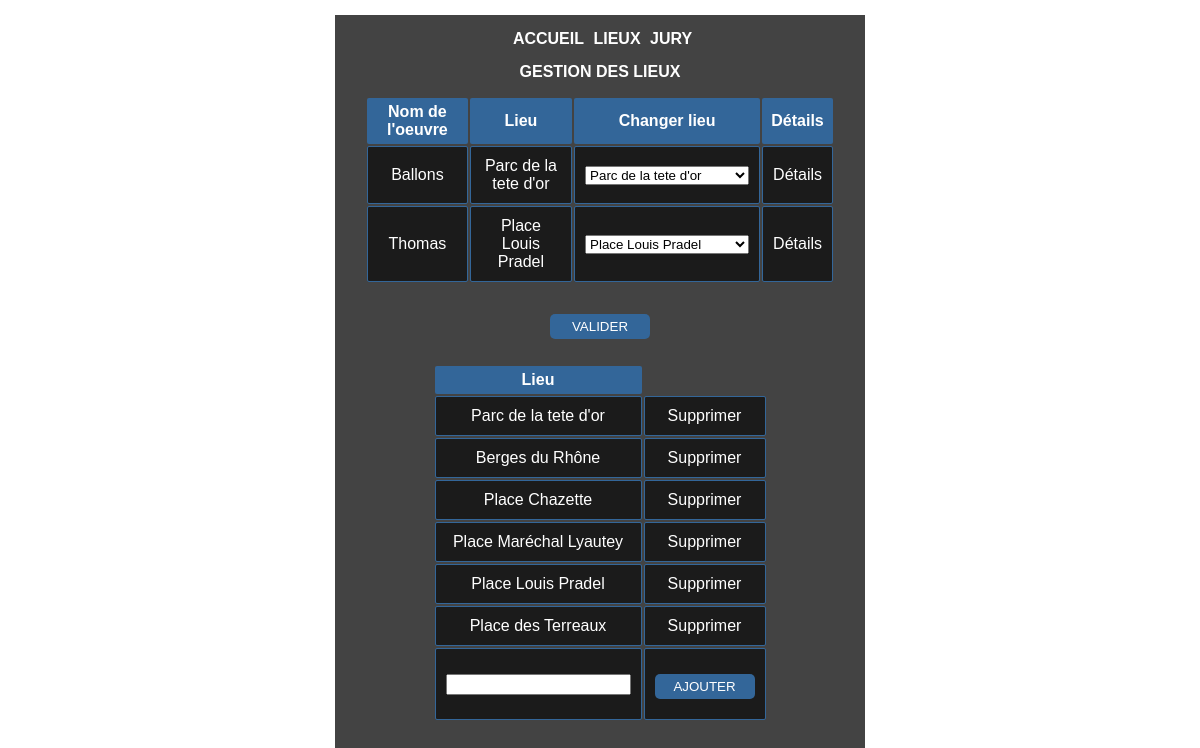
Screenshot of /pages/admin.php with the database file from the repository.
### tables this page shows
CREATE TABLE IF NOT EXISTS `oeuvre_validee` (
  `idOeuvre` int(11) NOT NULL AUTO_INCREMENT,
  `nomOeuvre` varchar(30) NOT NULL,
  `nomArtiste` varchar(30) NOT NULL,
  `lieu` varchar(30) NOT NULL,
  `nomPhoto` varchar(30) NOT NULL,
  PRIMARY KEY (`idOeuvre`)
);

CREATE TABLE IF NOT EXISTS `lieu` (
  `idLieu` int(11) NOT NULL AUTO_INCREMENT,
  `lieu` varchar(50) NOT NULL,
  PRIMARY KEY (`idLieu`)
);

### pages/admin.php (the view, shortened to what this page needs)
<?php
	$c = new Connexion();
	$connexion = $c->getConnexion();
?>
<DOCTYPE! html>
	<html>
		<head>
			<link href="../vue/style.css" rel="stylesheet" type="text/css" />
		</head>
		<body>
			<div class="general">
				<form action="../templates/pageGestionLieu.php" method="get">
					<table>
						<caption> Gestion des lieux </caption>
						<tr>
							<th> Nom de l'oeuvre </th>
							<th> Lieu </th>
							<th> Changer lieu </th>
							<th> Détails </th>
						</tr>
							<?php
								$resultats=$connexion->query('SELECT idOeuvre, nomOeuvre, lieu FROM `oeuvre_validee` ORDER by idOeuvre');
								$resultats->setFetchMode(PDO::FETCH_OBJ);
								while($resultat = $resultats->fetch() )
								{
									echo '<tr> <td> '. $resultat->nomOeuvre. '</td>';
									echo '<td> '. $resultat->lieu. '</td>';
									echo '<td> <select name="lieu[]">';
												$resus=$connexion->query('SELECT * FROM `lieu` ORDER BY idLieu');
												$resus->setFetchMode(PDO::FETCH_OBJ);
												while($res = $resus->fetch())
												{
													if(strcmp($resultat->lieu, $res->lieu) == 0){
														echo '<option value="'.$res->lieu.'" selected> '. $res->lieu. '</option>';
													}else{
														echo '<option value="'.$res->lieu.'"> '. $res->lieu. '</option>';
													}
												}
												echo'</select>
											</td>';
									echo '<td> <a href="pageDetailsOeuvreAdmin.php?idOeuvreValidee='.$resultat->idOeuvre.'"> Détails </a> </td> </tr>';
								}
							?>
					</table>
					<input class="valider" type="submit" value="VALIDER"/>
				</form>
				<form action="../templates/pageGestionLieu2.php" method="get">
					<table>
						<tr>
							<th> Lieu </th>
						</tr>
							<?php
								$resultats=$connexion->query('SELECT * FROM `lieu` ORDER BY idLieu');
								$resultats->setFetchMode(PDO::FETCH_OBJ);
								while($resultat = $resultats->fetch() )
								{
									echo '<tr> <td> '. $resultat->lieu. '</td>';
									echo '<td> <a onclick="return(confirm(\'Voulez-vous vraiment supprimer?\'));"
									href="../templates/pageSuppressionLieu.php?idLieu='.$resultat->idLieu.'">
									 Supprimer </a> </td>';
								}
							?>
							<tr> <td> <input type="text" name="lieu" /> </td>
								<td> <input class="valider" type="submit" value="AJOUTER" /> </td> </tr>
						</tr>
					</table>
				</form>
			</div>
		</body>
	</html>

### vue/style.css (style rules this page uses)
* { margin: 0 0; }
html { font-family: Arial; background: url('images/lyon2.jpg') fixed no-repeat 50% 65%; font-size: 1em; }
.general { background: rgba(20,20,20,0.8); width: 500px; margin:15px auto; text-align: center; padding: 15px; }
nav { text-align: center; color:white; margin-bottom: 15px; position: relative; right:15px; }
nav ul li { display:inline-block; }
nav ul li a { text-decoration: none; text-transform: uppercase; color: white; font-weight: bold; }
form { color: white; }
form input { margin-top: 5px; margin-bottom: 5px; }
form .valider { margin: 15px 0 10px 0; background: #336699; color: white; border: none; border-radius: 5px; width: 100px; height: 25px; }
table { padding: 15px; margin: 0 auto; color: white; text-align: center; }
table caption { text-transform: uppercase; font-weight: bold; }
table th { background-color: #336699; padding: 5px; border-radius: 2px; }
table td { border: solid 1px #336699; padding: 10px; background-color : rgba(0,0,0,0.6); border-radius: 2px; }
table a { color: white; text-decoration: none; }
.navAdmin { text-align: center; color:white; margin-bottom: 15px; position: relative; right:15px; }
.navAdmin ul li { display:inline-block; margin-right: 5px; }
.navAdmin ul li a { text-decoration: none; color: white; }

### rows the page displays
oeuvre_validee: nomOeuvre "Ballons", lieu "Parc de la tete d'or"
oeuvre_validee: nomOeuvre "Thomas", lieu "Place Louis Pradel"
lieu: lieu "Parc de la tete d'or"
lieu: lieu "Berges du Rhône"
lieu: lieu "Place Chazette"
lieu: lieu "Place Maréchal Lyautey"
lieu: lieu "Place Louis Pradel"
lieu: lieu "Place des Terreaux"

### other values shown
form field value "Parc de la tete d'or"
form field value "Place Louis Pradel"
